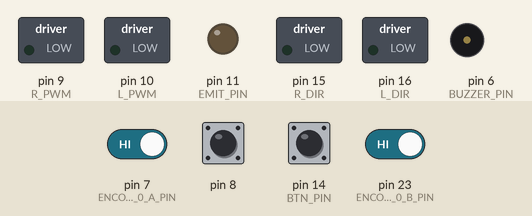
The sketch below on a simulated Arduino Leonardo, built with avr-gcc and run on an emulated ATmega32U4. On the bench: switched loads named in the sketch (green lamp = pin HIGH), output pins drawn as LEDs (lit = HIGH), buzzer (waves = sounding). Dashed ring = blinking. Inputs (shaded band) come from the test bench; at power-on: pin 7 (ENCODER_0_A_PIN), pin 8, pin 14 (BTN_PIN), pin 23 (ENCODER_0_B_PIN) HIGH.

Above: at 0.8 s.
0.9 s: pin 14 (BTN_PIN) pulled LOW for 0.15 s
At 1.24 s:
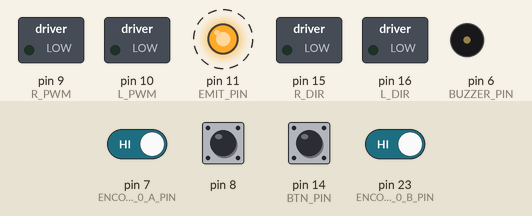
Timing chart, 0 to 9.9 s (numbered marks = the images above; inputs shaded):
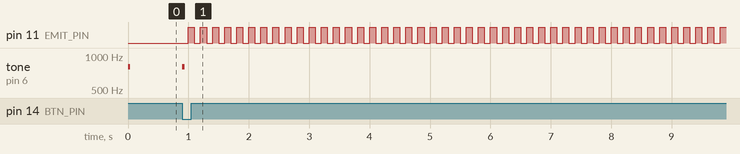

Measured:
- after the input at 0.9 s, pin 11 (EMIT_PIN): alternates HIGH for 0.10 s and LOW for 0.10 s, starting after 0.10 s; tone on pin 6 (BUZZER_PIN): silent → 800 Hz at once, → silent 0.04 s later

The sketch:

Leader.ino
```cpp
#include "Encoders.h"
#include "Motors.h"
#include "PID.h"
#include "Kinematics.h"

#define EMIT_PIN 11
#define BTN_PIN 14
#define BUZZER_PIN 6

Motors_c motors;
Kinematics_c kin;
PID_c pidL, pidR;

unsigned long ir_ts = 0;
bool ir_bump_mode = true;

unsigned long beep_off_time = 0;

void softBeep(int duration_ms) {
  tone(BUZZER_PIN, 800);
  beep_off_time = millis() + duration_ms;
}

void setup() {
  Serial.begin(115200);

  motors.initialise();
  setupEncoder0();
  setupEncoder1();
  kin.initialise(0,0,0);

  pinMode(EMIT_PIN, OUTPUT);
  digitalWrite(EMIT_PIN, LOW);

  pinMode(BTN_PIN, INPUT_PULLUP);
  pinMode(BUZZER_PIN, OUTPUT);

  softBeep(40);

  while (digitalRead(BTN_PIN) == HIGH) {
    unsigned long now = millis();
    if (now >= beep_off_time && beep_off_time != 0) {
      noTone(BUZZER_PIN);
      beep_off_time = 0;
    }
  }

  softBeep(40);
  ir_ts = millis();
}

void loop() {
  unsigned long now = millis();

  if (now >= beep_off_time && beep_off_time != 0) {
    noTone(BUZZER_PIN);
    beep_off_time = 0;
  }

  if (now - ir_ts >= 100) {
    ir_ts = now;
    ir_bump_mode = !ir_bump_mode;

    if (ir_bump_mode)
      digitalWrite(EMIT_PIN, LOW);
    else
      digitalWrite(EMIT_PIN, HIGH);
  }
}
```

Encoders.h
```cpp
/*
 *
 * This code has been completed for you and should not be changed.
 * This code will be discussed in Labsheet 3.
 *
 */

#ifndef _ENCODERS_H
#define _ENCODERS_H

#define ENCODER_0_A_PIN  7
#define ENCODER_0_B_PIN  23
#define ENCODER_1_A_PIN  26
//#define ENCODER_1_B_PIN Non-standard pin!


// Volatile Global variables used by Encoder ISR.
volatile long count_e0; // used by encoder to count the rotation
volatile byte state_e0; // used to determine quadrature state
volatile long count_e1;
volatile byte state_e1;


// This ISR handles just Encoder 1
// ISR to read the Encoder1 Channel A and B pins
// and then look up based on  transition what kind of
// rotation must have occured.
ISR( INT6_vect ) {
  // We know that the ISR is only called when a pin changes.
  // We also know only 1 pin can change at a time.
  // The XOR(AB) signal change from "Channel A" triggers ISR.

  // First, Read in the new state of the encoder pins.
  // Standard pins, so standard read functions.
  boolean e0_B = digitalRead( ENCODER_0_B_PIN ); // normal B state
  boolean e0_A = digitalRead( ENCODER_0_A_PIN ); // XOR(AB)

  // Software XOR (^) logically infers
  // the true value of A given the state of B
  e0_A = e0_A ^ e0_B;

  // Shift our (new) current readings into bit positions
  // 2 and 3 in the state variable (current state)
  // State: (bit3)  (bit2)  (bit1)   (bit0)
  // State:  new B   new A   old B   old A
  state_e0 = state_e0 | ( e0_B  << 3 );
  state_e0 = state_e0 | ( e0_A  << 2 );

  if ( state_e0 == 1 ) {
    count_e0--;
  } else if ( state_e0 == 2) {
    count_e0++;
  } else if ( state_e0 == 4) {
    count_e0++;
  } else if ( state_e0 == 7) {
    count_e0--;
  } else if ( state_e0 == 8) {
    count_e0--;
  } else if ( state_e0 == 11) {
    count_e0++;
  } else if ( state_e0 == 13) {
    count_e0++;
  } else if ( state_e0 == 14) {
    count_e0--;
  }

  // Shift the current readings (bits 3 and 2) down
  // into position 1 and 0 (to become prior readings)
  // This bumps bits 1 and 0 off to the right, "deleting"
  // them for the next ISR call.
  state_e0 = state_e0 >> 2;

}


// This ISR handles just Encoder 0
// ISR to read the Encoder0 Channel A and B pins
// and then look up based on  transition what kind of
// rotation must have occured.
ISR( PCINT0_vect ) {

  // First, Read in the new state of the encoder pins.

  // Mask for a specific pin from the port.
  // Non-standard pin, so we access the register
  // directly.
  // Reading just PINE would give us a number
  // composed of all 8 bits.  We want only bit 2.
  // B00000100 masks out all but bit 2
  // It is more portable to use the PINE2 keyword.
  boolean e1_B = PINE & (1 << PINE2);
  //boolean e1_B = PINE & B00000100;  // Does same as above.

  // Standard read from the other pin.
  boolean e1_A = digitalRead( ENCODER_1_A_PIN ); // 26 the same as A8


  e1_A = e1_A ^ e1_B;

  // Create a bitwise representation of our states
  // We do this by shifting the boolean value up by
  // the appropriate number of bits, as per our table
  // header:
  //
  // State :  (bit3)  (bit2)  (bit1)  (bit0)
  // State :  New A,  New B,  Old A,  Old B.
  state_e1 = state_e1 | ( e1_B  << 3 );
  state_e1 = state_e1 | ( e1_A  << 2 );


  // This is an inefficient way of determining
  // the direction.  However it illustrates well
  // against the lecture slides.
  if ( state_e1 == 1 ) {
    count_e1--;
  } else if ( state_e1 == 2) {
    count_e1++;
  } else if ( state_e1 == 4) {
    count_e1++;
  } else if ( state_e1 == 7) {
    count_e1--;
  } else if ( state_e1 == 8) {
    count_e1--;
  } else if ( state_e1 == 11) {
    count_e1++;
  } else if ( state_e1 == 13) {
    count_e1++;
  } else if ( state_e1 == 14) {
    count_e1--;
  }

  // Shift the current readings (bits 3 and 2) down
  // into position 1 and 0 (to become prior readings)
  // This bumps bits 1 and 0 off to the right, "deleting"
  // them for the next ISR call.
  state_e1 = state_e1 >> 2;
}


/*
   This setup routine enables interrupts for
   encoder1.  The interrupt is automatically
   triggered when one of the encoder pin changes.
   This is really convenient!  It means we don't
   have to check the encoder manually.
*/
void setupEncoder0()
{
  count_e0 = 0;

  // Setup pins for right encoder
  pinMode( ENCODER_0_A_PIN, INPUT );
  pinMode( ENCODER_0_B_PIN, INPUT );

  // initialise the recorded state of e0 encoder.
  state_e0 = 0;

  // Get initial state of encoder pins A + B
  boolean e0_A = digitalRead( ENCODER_0_A_PIN );
  boolean e0_B = digitalRead( ENCODER_0_B_PIN );
  e0_A = e0_A ^ e0_B;

  // Shift values into correct place in state.
  // Bits 1 and 0  are prior states.
  state_e0 = state_e0 | ( e0_B << 1 );
  state_e0 = state_e0 | ( e0_A << 0 );


  // Now to set up PE6 as an external interupt (INT6), which means it can
  // have its own dedicated ISR vector INT6_vector

  // Page 90, 11.1.3 External Interrupt Mask Register – EIMSK
  // Disable external interrupts for INT6 first
  // Set INT6 bit low, preserve other bits
  EIMSK = EIMSK & ~(1 << INT6);
  //EIMSK = EIMSK & B1011111; // Same as above.

  // Page 89, 11.1.2 External Interrupt Control Register B – EICRB
  // Used to set up INT6 interrupt
  EICRB |= ( 1 << ISC60 );  // using header file names, push 1 to bit ISC60
  //EICRB |= B00010000; // does same as above

  // Page 90, 11.1.4 External Interrupt Flag Register – EIFR
  // Setting a 1 in bit 6 (INTF6) clears the interrupt flag.
  EIFR |= ( 1 << INTF6 );
  //EIFR |= B01000000;  // same as above

  // Now that we have set INT6 interrupt up, we can enable
  // the interrupt to happen
  // Page 90, 11.1.3 External Interrupt Mask Register – EIMSK
  // Disable external interrupts for INT6 first
  // Set INT6 bit high, preserve other bits
  EIMSK |= ( 1 << INT6 );
  //EIMSK |= B01000000; // Same as above

}


void setupEncoder1(){

  count_e1 = 0;

  // Setting up left encoder:
  // The 3Pi board uses the pin PE2 (port E, pin 2) which is
  // very unconventional.  It doesn't have a standard
  // arduino alias (like d6, or a5, for example).
  // We set it up here with direct register access
  // Writing a 0 to a DDR sets as input
  // DDRE = Data Direction Register (Port)E
  // We want pin PE2, which means bit 2 (counting from 0)
  // PE Register bits [ 7  6  5  4  3  2  1  0 ]
  // Binary mask      [ 1  1  1  1  1  0  1  1 ]
  //
  // By performing an & here, the 0 sets low, all 1's preserve
  // any previous state.
  DDRE = DDRE & ~(1 << DDE6);
  //DDRE = DDRE & B11111011; // Same as above.

  // We need to enable the pull up resistor for the pin
  // To do this, once a pin is set to input (as above)
  // You write a 1 to the bit in the output register
  PORTE = PORTE | (1 << PORTE2 );
  //PORTE = PORTE | 0B00000100;

  // Encoder1 uses conventional pin 26
  pinMode( ENCODER_1_A_PIN, INPUT );
  digitalWrite( ENCODER_1_A_PIN, HIGH ); // Encoder 1 xor

  // initialise the recorded state of e1 encoder.
  state_e1 = 0;

  // Get initial state of encoder.
  boolean e1_B = PINE & (1 << PINE2);
  //boolean e1_B = PINE & B00000100;  // Does same as above.

  // Standard read from the other pin.
  boolean e1_A = digitalRead( ENCODER_1_A_PIN ); // 26 the same as A8

  // Some clever electronics combines the
  // signals and this XOR restores the
  // true value.
  e1_A = e1_A ^ e1_B;

  // Shift values into correct place in state.
  // Bits 1 and 0  are prior states.
  state_e1 = state_e1 | ( e1_B << 1 );
  state_e1 = state_e1 | ( e1_A << 0 );

  // Enable pin-change interrupt on A8 (PB4) for encoder0, and disable other
  // pin-change interrupts.
  // Note, this register will normally create an interrupt a change to any pins
  // on the port, but we use PCMSK0 to set it only for PCINT4 which is A8 (PB4)
  // When we set these registers, the compiler will now look for a routine called
  // ISR( PCINT0_vect ) when it detects a change on the pin.  PCINT0 seems like a
  // mismatch to PCINT4, however there is only the one vector servicing a change
  // to all PCINT0->7 pins.
  // See Manual 11.1.5 Pin Change Interrupt Control Register - PCICR

  // Page 91, 11.1.5, Pin Change Interrupt Control Register
  // Disable interrupt first
  PCICR = PCICR & ~( 1 << PCIE0 );
  // PCICR &= B11111110;  // Same as above

  // 11.1.7 Pin Change Mask Register 0 – PCMSK0
  PCMSK0 |= (1 << PCINT4);

  // Page 91, 11.1.6 Pin Change Interrupt Flag Register – PCIFR
  PCIFR |= (1 << PCIF0);  // Clear its interrupt flag by writing a 1.

  // Enable
  PCICR |= (1 << PCIE0);
}

#endif
```

Kinematics.h
```cpp
#ifndef _KINEMATICS_H
#define _KINEMATICS_H

#include <math.h>

// These two commands mean that this header file
// will attempt to use some global variables of
// the same name found in another header file.
// From encoders.h
extern volatile long count_e0;
extern volatile long count_e1;

const float count_per_rev = 358.3;   // From documentation - correct.
const float wheel_radius  = 17.475;    // 17.3741mm, could vary - calibrate.
const float wheel_sep     = 44.48;  // 44.48mm, from centre of robot to wheel centre
                                     //     - could vary, calibrate

// Take the circumference of the wheel and divide by the
// number of counts per revolution. This provides the mm
// travelled per encoder count.
const float mm_per_count  = ( 2.0 * wheel_radius * PI ) / count_per_rev;

// Class to track robot position.
class Kinematics_c {
  public:

    // Pose
    float x,y,theta;

    // To calculate the difference
    // in encoder counts for each
    // call to update()
    long last_e1;
    long last_e0;

    // Constructor, must exist.
    Kinematics_c() {

    }

    // Used to setup kinematics, and to set a start position
    void initialise( float start_x, float start_y, float start_th ) {
      last_e0 = count_e0; // Initisalise last count to current count
      last_e1 = count_e1; // Initisalise last count to current count
      x = start_x;
      y = start_y;
      theta = start_th;
    }

    // Here I have opted to use encoder counts rather than
    // wheel velocity.  Either way will work.
    // With velocity, the difference in time between updates
    // is required (distance = speed / time ).
    // If we use the velocity, it means we have to do
    // extra computation just to get back to distance, which
    // we had in the first place (as change of encoder counts)
    void update( ) {

        long delta_e1;  // change in counts
        long delta_e0;  // change in counts
        float mean_delta;

        float x_contribution;   // linear translation
        float th_contribution;  // rotation

        // How many counts since last update()?
        delta_e1 = count_e1 - last_e1;
        delta_e0 = count_e0 - last_e0;

        // Used last encoder values, so now update to
        // current for next iteration
        last_e1 = count_e1;
        last_e0 = count_e0;

        // Work out x contribution in local frame.
        mean_delta = (float)delta_e1;
        mean_delta += (float)delta_e0;
        mean_delta /= 2.0;

        x_contribution = mean_delta * mm_per_count;

        // Work out rotation in local frame
        th_contribution = (float)delta_e0;
        th_contribution -= (float)delta_e1;
        th_contribution *= mm_per_count;
        th_contribution /= (wheel_sep *2.0);


        // Update global frame by taking these
        // local contributions, projecting a point
        // and adding to global pose.
        x = x + x_contribution * cos( theta );
        y = y + x_contribution * sin( theta );
        theta = theta + th_contribution;

        // Done!
    } // End of update()

}; // End of Kinematics_c class defintion


#endif
```

Motors.h
```cpp
#ifndef _MOTORS_H
#define _MOTORS_H

#define L_PWM 10
#define L_DIR 16
#define R_PWM 9
#define R_DIR 15
#define MAX_PWM 120.0
#define FWD LOW
#define REV HIGH

class Motors_c {
public:
  Motors_c() {}

  void initialise() {
    pinMode(L_PWM, OUTPUT);
    pinMode(L_DIR, OUTPUT);
    pinMode(R_PWM, OUTPUT);
    pinMode(R_DIR, OUTPUT);
    analogWrite(L_PWM, 0);
    analogWrite(R_PWM, 0);
  }

  void setPWM(float left_pwr, float right_pwr) {

    int Lp = constrain((int)fabs(left_pwr), 0, 255);
    int Rp = constrain((int)fabs(right_pwr), 0, 255);

    digitalWrite(L_DIR, (left_pwr < 0) ? REV : FWD);
    analogWrite(L_PWM, Lp);

    digitalWrite(R_DIR, (right_pwr < 0) ? REV : FWD);
    analogWrite(R_PWM, Rp);
  }
};  // ← 正确关闭类定义

#endif
```

PID.h
```cpp
#ifndef _PID_H
#define _PID_H
// Class to contain generic PID algorithm.
class PID_c {
  public:

    // PID update variables.
    float last_error;
    float p_term;
    float i_term;
    float d_term;
    float i_sum;
    float feedback;

    // To store gains.
    float p_gain;
    float i_gain;
    float d_gain;

    // To determine time elapsed.
    unsigned long ms_last_t;

    // Constructor, must exist.
    PID_c() {
      // leaving this empty.
      // ensure initialise() is called
      // instead.
    }

    // To setup PID.
    // Pass in gain values for kp, ki, kd.
    void initialise( float p, float i, float d ) {
       feedback = 0;
       last_error = 0;
       p_term = 0;
       i_term = 0;
       d_term = 0;
       i_sum = 0;

       p_gain = p;
       i_gain = i;
       d_gain = d;

       ms_last_t = millis();
    }

    // If PID hasn't been called in a long time,
    // the time elapsed will be huge and cause a
    // massive overshoot.  It is best to reset if
    // we know the robot has been delayed or motors
    // disabled.
    void reset() {
      p_term = 0;
      i_term = 0;
      d_term = 0;
      i_sum = 0;
      last_error = 0;
      feedback = 0;
      ms_last_t = millis();
    }

    // To imlpement this on a microcontroller, this is a good
    // referenece:
    // https://en.wikipedia.org/wiki/PID_controller#Discrete_implementation
    float update( float demand, float measurement ) {
      float error;
      unsigned long ms_now_t;
      unsigned long ms_dt;
      float float_dt;
      float diff_error;

      // Grab time to calc elapsed time.
      ms_now_t = millis();
      ms_dt = ms_now_t - ms_last_t;

      // ms_last_t has been used, so update
      // it for the next call of this update.
      ms_last_t = millis();

      // typecasting the different of two
      // unsigned longs is safer.
      float_dt = (float)ms_dt;

      // NOTE: A serious error can occur
      // here if dt is 0, this causes divide
      // by zero errors.  This can happen if
      // PID.update() is called faster than 1ms.
      // Here, we catch the error by returning
      // the last feedback value.
      if( float_dt == 0.0 ) return feedback;

      // Calculate error signal.
      error = demand - measurement;
      last_error = error;

      // P term, nice and easy
      p_term = p_gain * error;

      // discrete integration
      i_sum = i_sum + (error * float_dt);

      // i_term.
      i_term = i_gain * i_sum;

      // d_term.
      // Note, sometimes this needs to be inverted
      // to last_error - error.  It depends on the
      // error signal sign in relation to the system.
      diff_error = (error - last_error) / float_dt;
      d_term = diff_error * d_gain;

      // Sometimes this needs to be - d_term.
      // d_term should counteract sudden changes, which
      // means it is subtractive.  Another way to achieve
      // this is to have a negative gain.  The best way
      // to troubleshoot is to plot what it is doing.
      feedback = p_term + i_term + d_term;

      // done
      return feedback;
    }

}; // End of PID_c class definition


#endif
```
